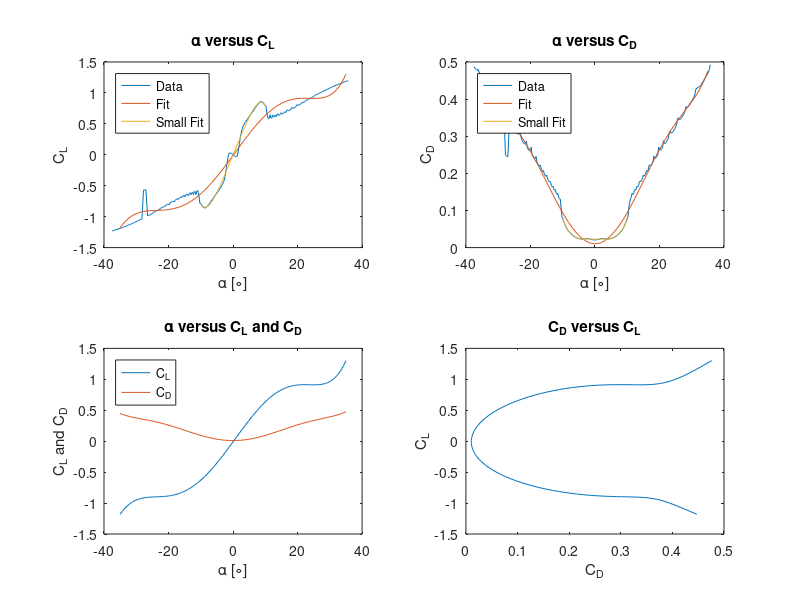
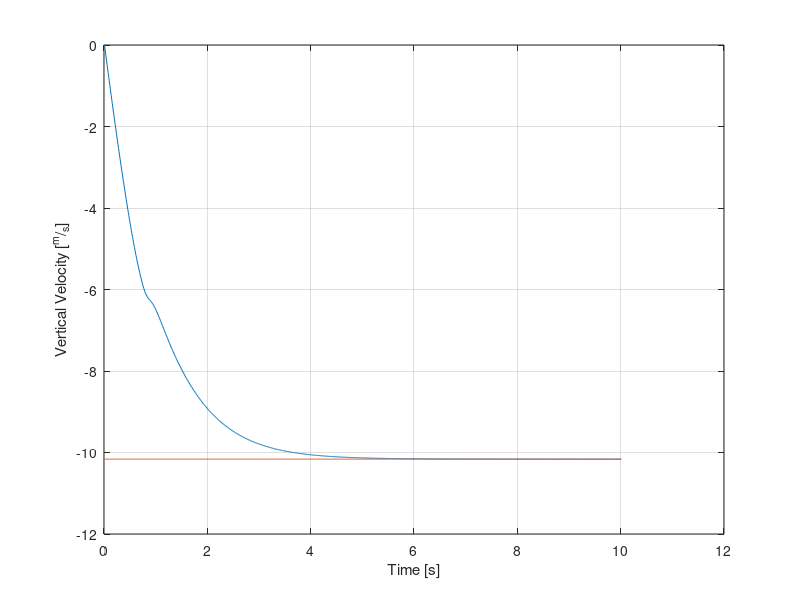
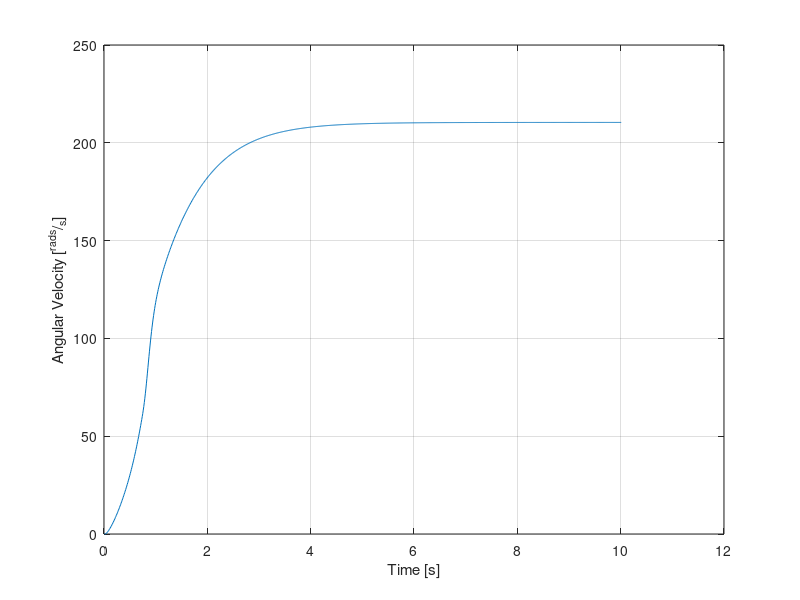

Reproduce these figures in MATLAB, in order.
%% Importing and Fitting 
% First import and fit the data to a polynomial and create a function to
% use for obtain the coefficient of lift at every angle of attack 

% imports the data from a text file
nums = importdata('xfoil.txt');

alpha = nums(:,1)';
a = alpha <= 10;
b = alpha >= -10;
indices = logical(a .* b);
alpha_small = alpha(indices);

c_lift = nums(:,2)';
c_l_small = c_lift(indices);

c_drag = nums(:,3)';
c_d_small = c_drag(indices);


% fits the coefficient tables witha polynomial to graph them at all angles
% of attack
deg = 6;
coef = polyfit(alpha, c_lift, deg);
coef = coef(deg+1:-1:1);
c_l = @(t) coef(7)*t.^6+coef(6)*t.^5+coef(5)*t.^4+coef(4)*t.^3+coef(3)*t.^2+coef(2)*t+coef(1);

coef = polyfit(alpha_small, c_l_small, 5);
coef = coef(6:-1:1);
c_ls = @(t) coef(6)*t.^5+coef(5)*t.^4+coef(4)*t.^3+coef(3)*t.^2+coef(2)*t+coef(1);

coef = polyfit(alpha, c_drag, deg);
coef = coef(deg+1:-1:1);
c_d = @(t) coef(7)*t.^6+coef(6)*t.^5+coef(5)*t.^4+coef(4)*t.^3+coef(3)*t.^2+coef(2)*t+coef(1);

coef = polyfit(alpha_small, c_d_small, 5);
coef = coef(6:-1:1);
c_ds = @(t) coef(6)*t.^5+coef(5)*t.^4+coef(4)*t.^3+coef(3)*t.^2+coef(2)*t+coef(1);

x = linspace(-35, 35);
x_s = linspace(-10, 10);


% Plots the data from the fits
figure(1);
subplot(221);
plot(alpha, c_lift, x, c_l(x), x_s, c_ls(x_s));
title('\alpha versus C_L')
xlabel('\alpha [\circ]'); ylabel('C_L');
legend('Data', 'Fit', 'Small Fit', 'Location', 'northwest')

subplot(222);
plot(alpha, c_drag, x, c_d(x), x_s, c_ds(x_s));
title('\alpha versus C_D')
xlabel('\alpha [\circ]'); ylabel('C_D');
legend('Data', 'Fit', 'Small Fit', 'Location', 'northwest')

subplot(223);
plot(x, c_l(x), x, c_d(x));
title('\alpha versus C_L and C_D')
xlabel('\alpha [\circ]'); ylabel('C_L and C_D');
legend('C_L', 'C_D', 'Location', 'northwest')

subplot(224);
plot(c_d(x), c_l(x));
title('C_D versus C_L')
xlabel('C_D'); ylabel('C_L');



%% Incrementing Over Time
r = 62;         % mm
L = 207;        % mm
I = .0003;      % moment of inertia
m = .4;         % kg
g = 9.81;       % m / s^2
rho = 1.1226;   % kg / m^3 at Standard 900 m


a_i = 20;
twist = 10;
phi = @(h) twist * h / L  - a_i; % degrees

w_i = 50;
w_f = 30;
w = @(h) (w_f-w_i)*h/L + w_i;    % mm

dh = 1;
dt = .01;
V_y = -0.0001; % starting velocity does not matter as it will go to same end value
omega = 0;
dat = 0;

% models the drop
dx = 0;
h = 0:dh:L;
for t = 0:dt:10
    dat = dat + 1; 
    vert(1, dat) = V_y;
    time(1, dat) = t+dt;
    rps(1, dat) = omega;
    
    F = 0;
    T = 0;
    % gets net forces and torques
    V_x = omega .* (h+r) * .001;    % m / s
    theta = atand(V_y ./ V_x);      % angle of the aiflow
    p = phi(h);                     % angle of incidence
    alpha = p - theta;              % angle of attack, corrected for the coordinate system
    dA = w(h) * dh * .001^2;        % m^2
    V = sqrt(V_x.^2 + V_y^2);       % m / s
    
    % separates the smaller alpha values
    a = alpha <= 10;
    b = alpha >= -10;
    inds = logical(a .* b);
    
    tau = rho * dA .* V.^2 / 2;     % common coefficient of lift and drag calcs
    L = tau .* (c_l(alpha.*~inds) + c_ls(alpha.*inds));          % Lift
    D = tau .* (c_d(alpha.*~inds) + c_ds(alpha.*inds));          % Drag

%     tau = rho * dA .* V.^2 / 2;     % common coefficient of lift and drag calcs
%     L = tau .* c_l(alpha);          % Lift
%     D = tau .* c_d(alpha);          % Drag

    
    beta = 90 + theta;              % new angle set in the 1st quadrant
    L_x = L .* cosd(beta);          % x component of lift
    L_y = L .* sind(beta);          % y component of lift
    D_x = D .* cosd(beta + 90);     % x component of drag
    D_y = D .* sind(beta + 90);     % y component of drag
      
    T = T + sum((L_x + D_x) .* (h + r) * .001);     % net force of one blade
    F = F + sum(L_y + D_y);     % net torque of one blade

    D_payload = -sign(V_y) * 0.82 * rho * V_y^2 / 2 * .002353; % drag of the can body
    
    F = 4*F + D_payload - m*g;  % Adjusts for four blades on payload
    T = 2*T;                    % Adjusts for two blades on rotor
    omega = omega + T / I * dt; % updates angular velocity
    V_old = V_y;
    V_y = V_y + F / m * dt;     % updates velocity
 
    if abs(V_y-V_old) >= 0.1 * dt, dx = dx + V_old * dt + F/m/2*dt^2; end
end
fprintf('Fell:    %7.3f\nSpeed: %9.3f\nRPM:   %9.3f\n', dx, -V_y, omega * 60 / 2 / pi);

figure(2);
plot(time, vert, time, -10.163 * ones(1, length(time)));
grid on;
xlabel('Time [s]'); ylabel('Vertical Velocity [^m/_s]');

figure(3);
plot(time, rps);
grid on;
xlabel('Time [s]'); ylabel('Angular Velocity [^{rads}/_s]');